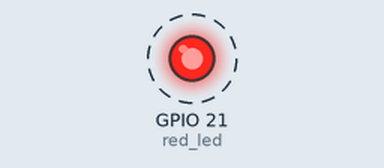
A program run on a simulated Raspberry Pi (BCM pin numbers). Parts: output pins drawn as LEDs (lit = HIGH). Dashed ring = blinking. What the program prints to the terminal is not drawn.

Above: at 0.5 s.
Timing chart, 0 to 4.6 s (numbered marks = the images above):
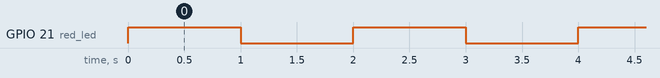

The program:

blink_gpiozero_loop.py
```python
# (licence header left out)
# Imports
from time import sleep
from gpiozero import LED


# Pin Mapping
red_led = LED(21)


# Blink LED
print("Press CTRL-C to exit.")
while True:        # runs forever
    red_led.on()   # turn on LED
    sleep(1)       # wait a second
    red_led.off()  # turn off LED
    sleep(1)       # wait a second
```

Measured:
- by itself, GPIO 21 (red_led): alternates HIGH for 1.0 s and LOW for 1.0 s
